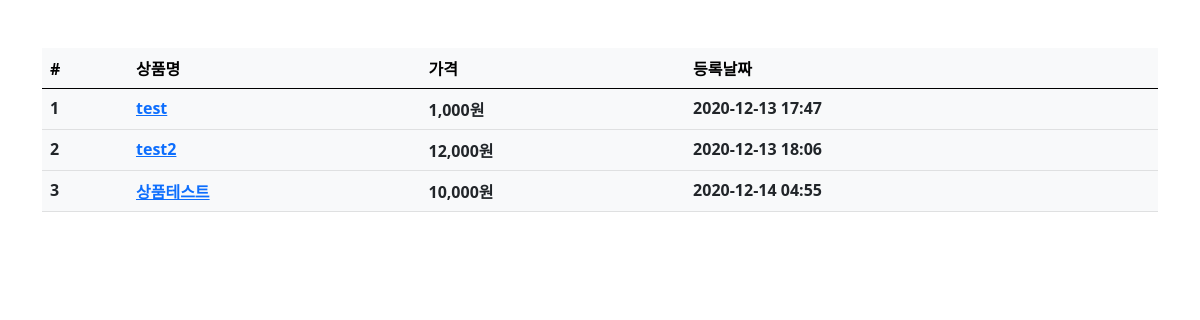
The app's page /product/ with its own data.
### product/models.py (models this page shows, shortened)
class Product(models.Model):
    name = models.CharField(max_length=256, verbose_name='상품명')
    price = models.IntegerField(verbose_name='상품가격')
    description = models.TextField(verbose_name='상품설명')
    stock = models.IntegerField(verbose_name='재고')
    register_date = models.DateTimeField(auto_now_add=True, verbose_name='등록날짜')
    class Meta:
        db_table = 'fastcampus_product'
        verbose_name = '상품'
        verbose_name_plural = '상품'

### product/views.py (the view)
# urls.py: path('product/', ProductList.as_view()),
class ProductList(ListView):
    model = Product
    template_name = 'product.html'
    context_object_name = 'product_list'

### product/templates/product.html (shortened to what this page needs)
{% extends "base.html" %}
{% load humanize %}
{% block contents %}
<div class="row mt-5">
    <div class="col-12">
        <table class="table table-light">
            <thead class="thead-light">
                <tr>
                    <th scope="col">#</th>
                    <th scope="col">상품명</th>
                    <th scope="col">가격</th>
                    <th scope="col">등록날짜</th>
                </tr>
            </thead>
            <tbody class="text-dark">
                {% for product in product_list %}
                <tr>
                    <th scope="row">{{ product.id }}</th>
                    <th scope="row"><a id="product-{{ product.id }}" onmouseover="product_detail( {{ product.id }} );" onmouseout="product_leave( {{ product.id }} );"
                         href="/product/{{ product.id }}">{{ product.name }}</a></th>
                    <th scope="row">{{ product.price |intcomma }}원</th>
                    <th scope="row">{{ product.register_date|date:'Y-m-d H:i' }}</th>
                </tr>
                {% endfor %}
            </tbody>
        </table>
    </div>
</div>
{% endblock %}

### records on screen
Product: id "1", name "test", price "1,000", register_date "2020-12-13 17:47"
Product: id "2", name "test2", price "12,000", register_date "2020-12-13 18:06"
Product: id "3", name "상품테스트", price "10,000", register_date "2020-12-14 04:55"
